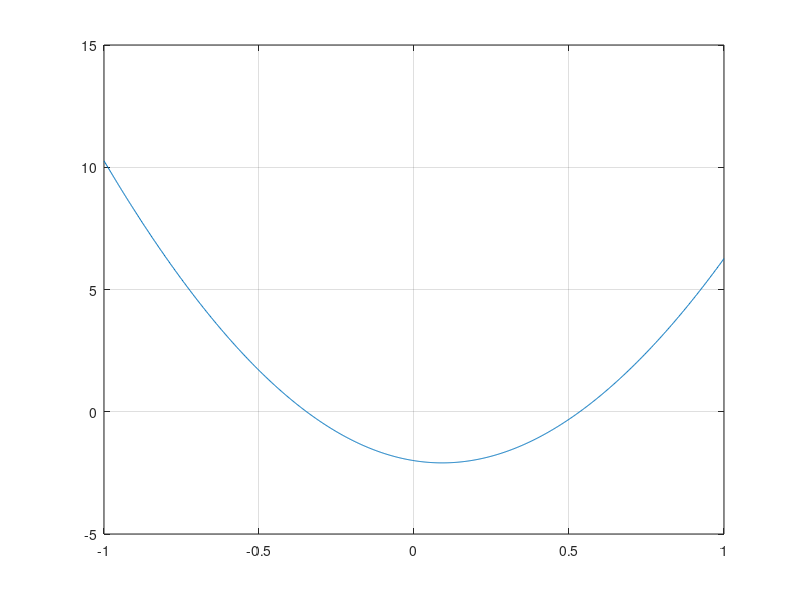

Here is the MATLAB script that generated this plot: (Note: this script raises an error after producing the figure.)
%% D1
format short
p = [1 11 3 183 144 756];
r = roots(p);
zero = polyval(p, r)

%% D2
r = [-8 -5 3 6];
p = poly(r);
x = linspace(-50, 50, 1000);
y = polyval(p, x);
plot(x, y);
grid on

%% D3
f = @(x) 2*sin(3*x) + 1.2.^x;
x = linspace(1, 5);
I = integral(f, 1.7, 3.4)
plot(x, f(x));

%% D4
f = @(x) cos(exp(x))./(1-x);
x = linspace(2, 3, 1000);
[minx1, miny1] = fminbnd(f, 2, 2.7)
[minx2, miny2] = fminbnd(f, 2.7, 3)
plot(x, f(x), 'r');
grid on;

%% D5
f = @(x) 2*exp(-x.^2) - 9*x.^2 + 2*x;
g = @(x) -f(x);
x = linspace(-1, 1, 1000);
plot(x, g(x));
grid on
[maxX, maxY] = fminbnd(g, -1, 1);
maxX
maxY = -maxY
zero1X = fzero(f, -0.3)
zero2 = fzero(f, 0.5)

%% D6
M = eye(9, 9) * 4;
V = ones(8, 1)*3;
M = M + diag(V, -1) + diag(V, 1);
d = det(M)

%% D7
m = complexmat(5, -2+i, 1-i)

%% D8
z = 0.5; %% konv
z = 1.1; %% div
z = 0.5 + 0.5*i; %% konv

%% D9
M = complexmat(1000, -1.4+0.48i, -1.1+0.24i);
f = @(x) converge(x);
A = arrayfun(f, M);
image(A)
